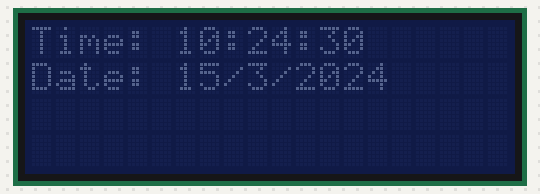
Recording of a sketch running on a simulated Arduino Uno, built with avr-gcc and run on an emulated ATmega328P. On the bench: 20×4 character LCD. The local clock reads 2024-03-15 10:24:30 at power-on unless the sketch sets it.

Above: at 0.1 s.
At 4.3 s:
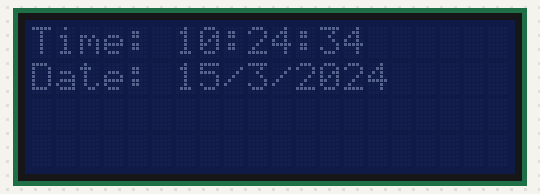
At 11.5 s:
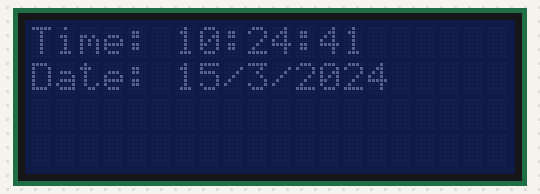
At 18.7 s:
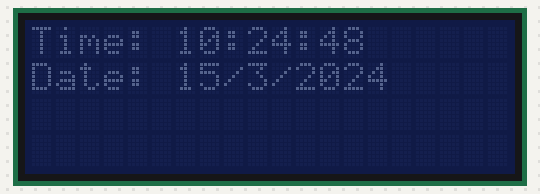
At 28.0 s:
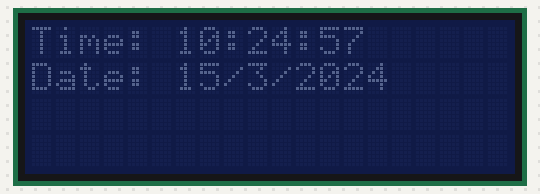
At 38.4 s:
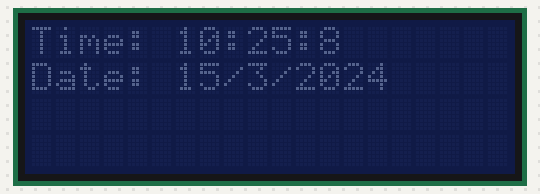

The sketch:

lcd1602.ino
```cpp
#include "RTClib.h"
#include <LiquidCrystal_I2C.h>
#include <time.h>

LiquidCrystal_I2C lcd(0x27,20,4);

RTC_DS1307 rtc;

int timetable[2][5] = {
  {13, 13, 13, 13, 13},
  {26, 27, 28, 29, 30}
};

void setup()
{
  lcd.init();
  Serial.begin(115200);

  if(!rtc.begin())
  {
    Serial.println("Couldn't find RTC");
    Serial.flush();
    abort();
  }
}

void loop()
{
  DateTime now = rtc.now();

  if(now.second() == 0)
  {
    for(int i = 0; i < 5; i++)
    {
      if(now.hour() == timetable[0][i])
      {
        if(now.minute() == timetable[1][i])
        {
          alarm();
        }
      }
    }
  }

  lcd.setCursor(0, 0);
  lcd.print("Time: ");
  lcd.print(now.hour());
  lcd.print(":");
  lcd.print(now.minute());
  lcd.print(":");
  lcd.print(now.second());

  lcd.setCursor(0, 1);
  lcd.print("Date: ");
  lcd.print(now.day());
  lcd.print("/");
  lcd.print(now.month());
  lcd.print("/");
  lcd.print(now.year());

  delay(1000);
  lcd.clear();
}

void alarm()
{
  lcd.clear();
  lcd.setCursor(0, 0);
  lcd.print("****Alarming****");
  lcd.setCursor(0, 1);
  lcd.print("****Alarming****");
  digitalWrite(13, HIGH);
  delay(5000);
  digitalWrite(13, LOW);
}
```

Measured:
- what the display in image 1 shows lasts 1.0 s, from 4.2 s to 5.2 s
